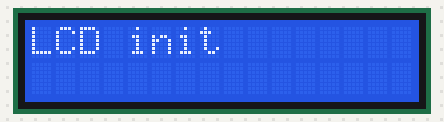
A sketch run on a simulated Arduino Uno, built with avr-gcc and run on an emulated ATmega328P. Parts: 16×2 character LCD.

Above: at 0.1 s.
At 2.16 s:
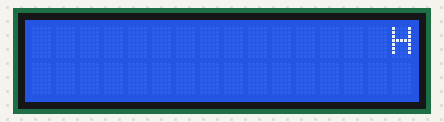
At 3.22 s:
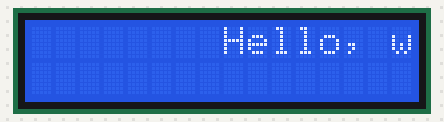
At 4.43 s:
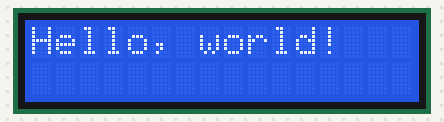
At 6.4 s:
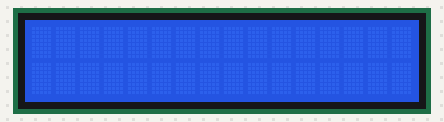
At 8.67 s:
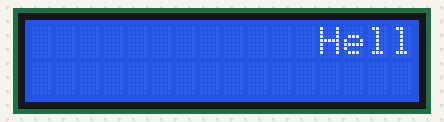

The sketch:

202144073.ino
```cpp
#include <Wire.h>
#include <LiquidCrystal_I2C.h>

LiquidCrystal_I2C icd(0x27, 16, 2);

void setup()
{
 icd.init();
 icd.backlight();
 icd.print("LCD init");
 delay (2000);
 icd.clear();
}

void loop()
{
  icd.setCursor(16,0);
  icd.print("Hello, world!");
  for (int position = 0; position < 16; position++) {
    icd.scrollDisplayLeft();
    delay(150);}
}
```

Measured:
- by itself, everything shown: repeats every 6.1 s, in 29 steps
- what the display in image 4 shows lasts 1.9 s, from 6.3 s to 8.2 s
